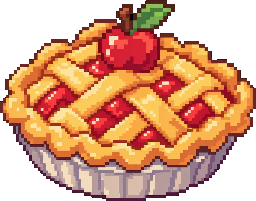
#> input picture assets/itens/torta.png, 256 x 201 px
$ python gerar-icones.py
#> lines starting #> are read from the running program, lines starting #| are printed output that depends on the picture
"""gerar-icones.py — ícones do aplicativo (PWA), feitos a partir da torta do jogo.

Saem em assets/icones/:
  icone-192.png, icone-512.png — ícone normal
  mascara-512.png              — versão com folga: o Android recorta em círculo/gota
  apple-180.png                — iPhone

Uso: python ferramentas/gerar-icones.py
"""

from pathlib import Path

import numpy as np
from PIL import Image

RAIZ = Path(__file__).resolve().parent.parent
TORTA = RAIZ / "assets" / "itens" / "torta.png"
PASTA = RAIZ / "assets" / "icones"

COR_CENTRO = np.array((122, 58, 150), dtype=float)
COR_BORDA = np.array((26, 16, 48), dtype=float)


def fundo(lado):
    y, x = np.mgrid[0:lado, 0:lado] / (lado - 1) - 0.5
    distancia = np.clip(np.hypot(x, y) / 0.7, 0, 1)[..., None]
    cores = COR_CENTRO * (1 - distancia) + COR_BORDA * distancia
    alfa = np.full((lado, lado, 1), 255.0)
    return Image.fromarray(np.concatenate((cores, alfa), axis=2).astype(np.uint8), "RGBA")


def icone(lado, fracao):
    """fracao: quanto da largura a torta ocupa."""
#> called with lado = 192, fracao = 0.86
    torta = Image.open(TORTA).convert("RGBA")
#> torta is the input picture: PIL image 256x201 RGBA; mean R, G, B, A 137.6, 85, 54.7, 173.7
    # amplia reto primeiro: a pixel art continua nítida ao reduzir pro tamanho final
    torta = torta.resize((torta.width * 4, torta.height * 4), Image.NEAREST)
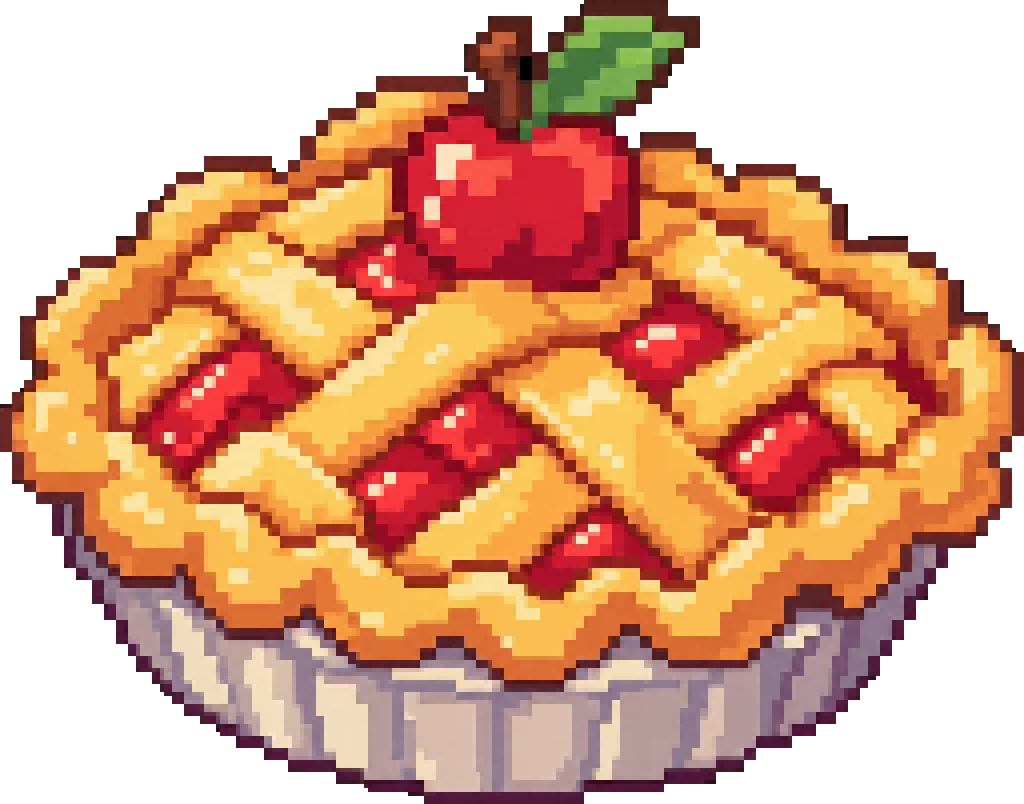
#> torta: PIL image 1024x804 RGBA; mean R, G, B, A 137.6, 85, 54.7, 173.7; transparent parts drawn white
    largura = round(lado * fracao)
    torta = torta.resize((largura, round(largura * torta.height / torta.width)), Image.LANCZOS)
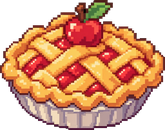
#> torta: PIL image 165x130 RGBA; mean R, G, B, A 140.2, 85.7, 55.7, 173.7; transparent parts drawn white
    img = fundo(lado)
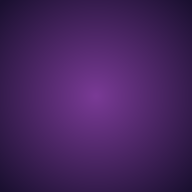
#> img: PIL image 192x192 RGBA; mean R, G, B, A 68.8, 34.4, 93.5, 255
    img.alpha_composite(torta, ((lado - torta.width) // 2, (lado - torta.height) // 2))
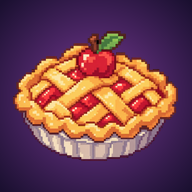
#> img: PIL image 192x192 RGBA; mean R, G, B, A 114, 66.9, 80.1, 255
    return img


def main():
    PASTA.mkdir(exist_ok=True)
    for nome, lado, fracao in (
        ("icone-192", 192, 0.86),
        ("icone-512", 512, 0.86),
        ("mascara-512", 512, 0.68),
        ("apple-180", 180, 0.8),
    ):
        icone(lado, fracao).convert("RGB").save(PASTA / (nome + ".png"), optimize=True)
        print(nome + ".png")


if __name__ == "__main__":
    main()
